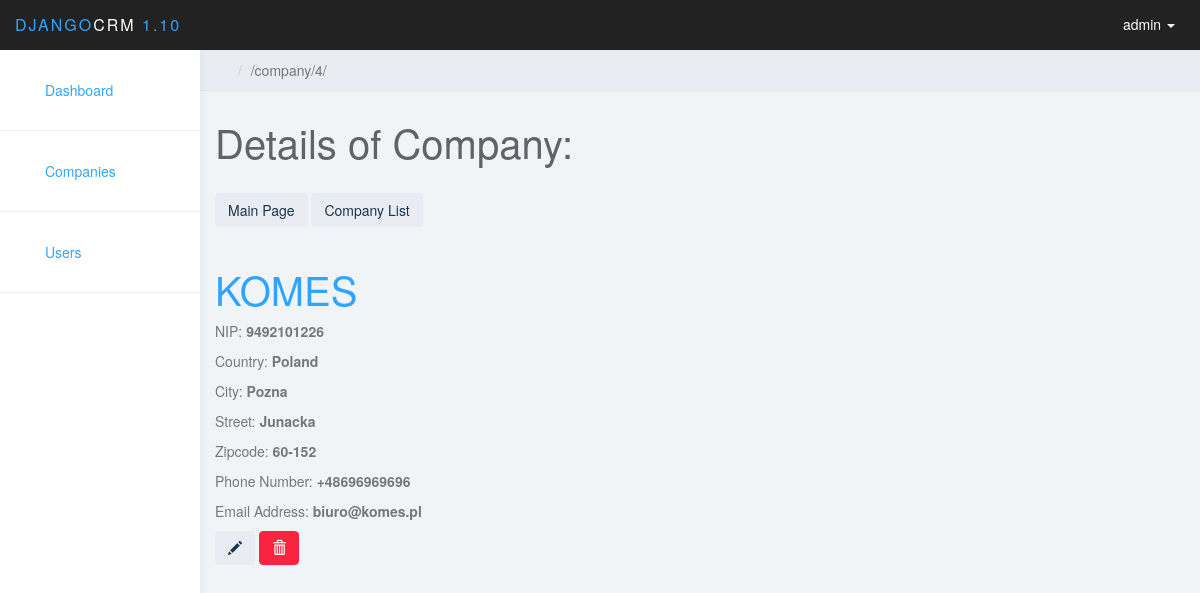
The page /company/4/ (signed in) on the database its author committed.
### company/models.py (models this page shows, shortened)
class Company(models.Model):
    name = models.CharField(max_length=100, verbose_name=_("Name"), blank=True, null=True)
    nip = models.CharField(max_length=10, verbose_name = _("NIP") , blank=True, null=True)
    country = CountryField(blank_label='(select country)')
    city = models.CharField(max_length=100, verbose_name=_("City"), blank=True, null=True)
    street = models.CharField(max_length=200, verbose_name=_("Street"), blank=True, null=True)
    zipcode = models.CharField(max_length=6, verbose_name=_("Zipcode"), blank=True, null=True)
    phone = models.CharField(max_length=20, verbose_name = _("Phone Number") , blank=True, null=True)
    email = models.EmailField(max_length=200, verbose_name = _("Email Address"), blank=True, null=True)

### company/views/company.py (the view)
# urls.py: url(r'^company/(?P<pk>[0-9]+)/$', company_views.company_details, name='company_details'),
@login_required(login_url='login')
def company_details(request, pk):
    company = get_object_or_404(Company, pk=pk)
    return render(request, 'company/company_details.html',
                  {'company': company})

### company/templates/company/company_details.html
{% extends 'company/base.html' %}
{% block content %}
    <div class="row">
        <div class="col-lg-12">
            <h1 class="page-header">Details of Company:</h1>
        </div>
    </div>
    <a href="{% url 'home' %}"><span class="btn btn-default">Main Page</span></a>
    {% if user.is_superuser %}
    <a class="btn btn-default" href="{% url 'company_list' %}">Company List</a>
    {% endif %}
    <br><br>
<div>
    <h1><a>{{ company.name }}</a></h1>
    <p>NIP: <strong>{{ company.nip }}</strong></p>
    <p>Country: <strong>{{ company.country.name }}</strong></p>
    <p>City: <strong>{{ company.city }}</strong></p>
    <p>Street: <strong>{{ company.street }}</strong></p>
    <p>Zipcode: <strong>{{ company.zipcode }}</strong></p>
    <p>Phone Number: <strong>{{ company.phone }}</strong></p>
    <p>Email Address: <strong>{{ company.email }}</strong></p>
    {% if user.is_superuser %}
        <a class="btn btn-default" href="{% url 'company_edit' pk=company.pk %}">
            <span class="glyphicon glyphicon-pencil"></span></a>
        <a class="btn btn-danger" href="{% url 'company_remove' pk=company.pk %}" onclick="return confirm('Are you sure?')">
            <span class="glyphicon glyphicon-trash"></span></a>
    {% endif %}
</div>
{% endblock %}

### company/templates/company/base.html (shortened to what this page needs)
{% load staticfiles %}
<!DOCTYPE html>
<html>
<head>
     <link rel="stylesheet" href="{% static 'css/bootstrap.min.css' %}">
    <link rel="stylesheet" href="{% static 'css/bootstrap-table.css' %}">
    <link rel="stylesheet" href="{% static 'css/styles.css' %}">
    <link rel="stylesheet" href="{% static 'css/base.css' %}">
</head>
<body>
	<nav class="navbar navbar-inverse navbar-fixed-top" role="navigation">
		<div class="container-fluid">
			<div class="navbar-header">
				<a class="navbar-brand" href="{% url 'home' %}"><span>DJANGO</span>CRM<span> 1.10</span></a>
				<ul class="user-menu">
					<li class="dropdown pull-right">
						<a href="#" class="dropdown-toggle" data-toggle="dropdown"><svg class="glyph stroked male-user"><use href="#stroked-male-user"></use></svg> {{ request.user.username}} <span class="caret"></span></a>
					</li>
				</ul>
			</div>
		</div>
	</nav>
	<div id="sidebar-collapse" class="col-sm-3 col-lg-2 sidebar">
    <br>
		<ul class="nav menu">
			<li><a href="{% url 'home' %}"><svg class="glyph stroked dashboard-dial"><use href="#stroked-dashboard-dial"></use></svg> Dashboard</a></li>
            <li role="presentation" class="divider"></li>
            <li class="parent ">
				<a href="{% url 'company_list' %}">
					<span data-toggle="collapse" href="#sub-item-1"><svg class="glyph signia city"><use href="#signia-city"></use></svg></span> Companies
				</a>
			</li>
            <li role="presentation" class="divider"></li>
   {% if user.is_superuser %}
            <li class="parent ">
            <a href="{% url 'user_list' %}">
            <span data-toggle="collapse" href="#sub-item-2"><svg class="glyph offset user-male-group"><use href="#offset-user-male-group"></use></svg></span> Users
            </a>
            </li>
            <li role="presentation" class="divider"></li>
        </ul>
   {% endif %}
	</div>
	<div class="col-sm-9 col-sm-offset-3 col-lg-10 col-lg-offset-2 main">
		<div class="row">
			<ol class="breadcrumb">
				<li><a href="{% url 'home' %}"><svg class="glyph stroked home"><use href="#stroked-home"></use></svg></a></li>
				<li class="active">{{ request.path }}</li>
			</ol>
		</div>
        {% block content %}
        {% endblock %}
	</div>
</body>
</html>

### static/css/styles.css (style rules this page uses)
body { background: #f1f4f7; padding-top: 50px; color: #5f6468; }
p { color: #777; }
a, a:hover, a:focus { color: #30a5ff; }
h1, h2, h3, h4, h5, h6 { color: #5f6468; }
h1 { font-weight: 300; font-size: 40px; }
.navbar-header .navbar-brand { color: #fff; font-size: 16px; text-transform: uppercase; font-weight: 500; letter-spacing: 2px; }
.navbar-header .navbar-brand span { color: #30a5ff; }
.btn-default, .btn-default:hover, .btn-default:focus, .btn-default:active, .btn-default.active, .open > .dropdown-toggle.btn-default, .btn-default.disabled, .btn-default[disabled], fieldset[disabled] .btn-default, .btn-default.disabled:hover, .btn-default[disabled]:hover, fieldset[disabled] .btn-default:hover, .btn-default.disabled:focus, .btn-default[disabled]:focus, fieldset[disabled] .btn-default:focus, .btn-default.disabled:active, .btn-default[disabled]:active, fieldset[disabled] .btn-default:active, .btn-default.disabled.active, .btn-default[disabled].active, fieldset[disabled] .btn-default.active { background-color: #e9ecf2; border-color: #e9ecf2; color: #1b3548; }
.btn-danger, .btn-danger:hover, .btn-danger:focus, .btn-danger:active, .btn-danger.active, .open > .dropdown-toggle.btn-danger, .btn-danger.disabled, .btn-danger[disabled], fieldset[disabled] .btn-danger, .btn-danger.disabled:hover, .btn-danger[disabled]:hover, fieldset[disabled] .btn-danger:hover, .btn-danger.disabled:focus, .btn-danger[disabled]:focus, fieldset[disabled] .btn-danger:focus, .btn-danger.disabled:active, .btn-danger[disabled]:active, fieldset[disabled] .btn-danger:active, .btn-danger.disabled.active, .btn-danger[disabled].active, fieldset[disabled] .btn-danger.active { background-color: #f9243f; border-color: #f9243f; }
.navbar { border: 0; }
.user-menu { display: inline-block; margin-top: 14px; margin-right: 10px; float: right; list-style: none; padding: 0; }
.user-menu a { color: #fff; }
.sidebar { display: block; background-color: #fff; padding: 0; display: none; }
@media (min-width: 768px) { .sidebar { display: block; position: fixed; top: 50px; bottom: 0; left: 0; z-index: 1000; display: block; margin: 0; padding: 0; overflow-x: hidden; overflow-y: auto; background-color: #fff; box-shadow: 1px 0px 10px rgba(0, 0, 0, .05); } }
@media (min-width: 768px) { .navbar-header { width: 100%; } }
.sidebar ul.nav li.divider { border-bottom: 1px solid #eee; margin: 20px 0; }
.breadcrumb { border-radius: 0; padding: 10px 15px; background: #e9ecf2; box-shadow: 0 1px 1px rgba(0, 0, 0, .05); margin: 0 ; }
h1.page-header { margin-top: 30px; border-bottom: 0; }
.sidebar .glyph, .user-menu .glyph { height: 16px; width: 16px; margin: 0 10px 0 0; stroke-width: 3px; }
.user-menu .glyph { stroke-width: 4px; }
.breadcrumb .glyph { height: 14px; width: 14px; margin: -2px 0 0 0; stroke-width: 4px; }

### rows shown on the page
Company: name "KOMES", nip "9492101226", country.name "Poland", city "Pozna", street "Junacka", zipcode "60-152", phone "+48696969696", email "biuro@komes.pl"

### other values the page prints
{{ request.user.username }} "admin"
{{ request.path }} "/company/4/"
